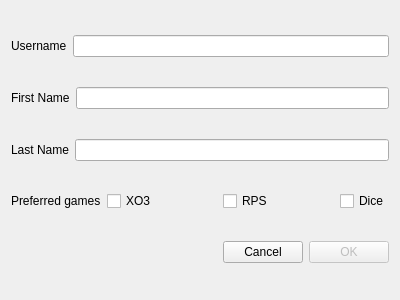
<?xml version="1.0" encoding="UTF-8"?>
<ui version="4.0">
 <class>AddUserDialog</class>
 <widget class="QDialog" name="AddUserDialog">
  <property name="windowModality">
   <enum>Qt::ApplicationModal</enum>
  </property>
  <property name="geometry">
   <rect>
    <x>0</x>
    <y>0</y>
    <width>400</width>
    <height>300</height>
   </rect>
  </property>
  <property name="windowTitle">
   <string>Add User</string>
  </property>
  <property name="modal">
   <bool>true</bool>
  </property>
  <layout class="QVBoxLayout" name="verticalLayout_3">
   <item>
    <layout class="QVBoxLayout" name="verticalLayout_2">
     <item>
      <layout class="QHBoxLayout" name="horizontalLayout_6">
       <item>
        <widget class="QLabel" name="label_user_name">
         <property name="text">
          <string>Username</string>
         </property>
        </widget>
       </item>
       <item>
        <widget class="QLineEdit" name="lineEdit_user_name"/>
       </item>
      </layout>
     </item>
    </layout>
   </item>
   <item>
    <layout class="QHBoxLayout" name="horizontalLayout_7">
     <item>
      <widget class="QLabel" name="label_first_name">
       <property name="text">
        <string>First Name</string>
       </property>
      </widget>
     </item>
     <item>
      <widget class="QLineEdit" name="lineEdit_first_name"/>
     </item>
    </layout>
   </item>
   <item>
    <layout class="QHBoxLayout" name="horizontalLayout_8">
     <item>
      <widget class="QLabel" name="label_last_name">
       <property name="text">
        <string>Last Name</string>
       </property>
      </widget>
     </item>
     <item>
      <widget class="QLineEdit" name="lineEdit_last_name"/>
     </item>
    </layout>
   </item>
   <item>
    <layout class="QHBoxLayout" name="horizontalLayout_9">
     <item>
      <widget class="QLabel" name="label_preferred_games">
       <property name="text">
        <string>Preferred games</string>
       </property>
      </widget>
     </item>
     <item>
      <widget class="QCheckBox" name="checkBox_XO3">
       <property name="toolTip">
        <string>Tic-Tac-Toe</string>
       </property>
       <property name="text">
        <string>XO3</string>
       </property>
      </widget>
     </item>
     <item>
      <spacer name="horizontalSpacer_6">
       <property name="orientation">
        <enum>Qt::Horizontal</enum>
       </property>
       <property name="sizeHint" stdset="0">
        <size>
         <width>40</width>
         <height>20</height>
        </size>
       </property>
      </spacer>
     </item>
     <item>
      <widget class="QCheckBox" name="checkBox_RPS">
       <property name="toolTip">
        <string>Rock-Paper-Scissors</string>
       </property>
       <property name="text">
        <string>RPS</string>
       </property>
      </widget>
     </item>
     <item>
      <spacer name="horizontalSpacer_7">
       <property name="orientation">
        <enum>Qt::Horizontal</enum>
       </property>
       <property name="sizeHint" stdset="0">
        <size>
         <width>40</width>
         <height>20</height>
        </size>
       </property>
      </spacer>
     </item>
     <item>
      <widget class="QCheckBox" name="checkBox_Dice">
       <property name="toolTip">
        <string>Dice</string>
       </property>
       <property name="text">
        <string>Dice</string>
       </property>
      </widget>
     </item>
    </layout>
   </item>
   <item>
    <layout class="QHBoxLayout" name="horizontalLayout_10">
     <item>
      <spacer name="horizontalSpacer_2">
       <property name="orientation">
        <enum>Qt::Horizontal</enum>
       </property>
       <property name="sizeHint" stdset="0">
        <size>
         <width>40</width>
         <height>20</height>
        </size>
       </property>
      </spacer>
     </item>
     <item>
      <widget class="QPushButton" name="pushButton_cancel">
       <property name="text">
        <string>Cancel</string>
       </property>
      </widget>
     </item>
     <item>
      <widget class="QPushButton" name="pushButton_ok">
       <property name="enabled">
        <bool>false</bool>
       </property>
       <property name="text">
        <string>OK</string>
       </property>
       <property name="default">
        <bool>true</bool>
       </property>
      </widget>
     </item>
    </layout>
   </item>
  </layout>
 </widget>
 <tabstops>
  <tabstop>lineEdit_user_name</tabstop>
  <tabstop>lineEdit_first_name</tabstop>
  <tabstop>lineEdit_last_name</tabstop>
  <tabstop>checkBox_XO3</tabstop>
  <tabstop>checkBox_RPS</tabstop>
  <tabstop>checkBox_Dice</tabstop>
  <tabstop>pushButton_cancel</tabstop>
  <tabstop>pushButton_ok</tabstop>
 </tabstops>
 <resources/>
 <connections>
  <connection>
   <sender>lineEdit_user_name</sender>
   <signal>textChanged(QString)</signal>
   <receiver>AddUserDialog</receiver>
   <slot>canGoAhead()</slot>
   <hints>
    <hint type="sourcelabel">
     <x>136</x>
     <y>35</y>
    </hint>
    <hint type="destinationlabel">
     <x>-1</x>
     <y>60</y>
    </hint>
   </hints>
  </connection>
  <connection>
   <sender>lineEdit_first_name</sender>
   <signal>textChanged(QString)</signal>
   <receiver>AddUserDialog</receiver>
   <slot>canGoAhead()</slot>
   <hints>
    <hint type="sourcelabel">
     <x>209</x>
     <y>99</y>
    </hint>
    <hint type="destinationlabel">
     <x>-5</x>
     <y>118</y>
    </hint>
   </hints>
  </connection>
  <connection>
   <sender>lineEdit_last_name</sender>
   <signal>textChanged(QString)</signal>
   <receiver>AddUserDialog</receiver>
   <slot>canGoAhead()</slot>
   <hints>
    <hint type="sourcelabel">
     <x>247</x>
     <y>155</y>
    </hint>
    <hint type="destinationlabel">
     <x>1</x>
     <y>177</y>
    </hint>
   </hints>
  </connection>
  <connection>
   <sender>checkBox_XO3</sender>
   <signal>stateChanged(int)</signal>
   <receiver>AddUserDialog</receiver>
   <slot>canGoAhead()</slot>
   <hints>
    <hint type="sourcelabel">
     <x>137</x>
     <y>212</y>
    </hint>
    <hint type="destinationlabel">
     <x>-2</x>
     <y>243</y>
    </hint>
   </hints>
  </connection>
  <connection>
   <sender>checkBox_RPS</sender>
   <signal>stateChanged(int)</signal>
   <receiver>AddUserDialog</receiver>
   <slot>canGoAhead()</slot>
   <hints>
    <hint type="sourcelabel">
     <x>249</x>
     <y>212</y>
    </hint>
    <hint type="destinationlabel">
     <x>2</x>
     <y>278</y>
    </hint>
   </hints>
  </connection>
  <connection>
   <sender>checkBox_Dice</sender>
   <signal>stateChanged(int)</signal>
   <receiver>AddUserDialog</receiver>
   <slot>canGoAhead()</slot>
   <hints>
    <hint type="sourcelabel">
     <x>362</x>
     <y>212</y>
    </hint>
    <hint type="destinationlabel">
     <x>401</x>
     <y>212</y>
    </hint>
   </hints>
  </connection>
  <connection>
   <sender>pushButton_cancel</sender>
   <signal>clicked()</signal>
   <receiver>AddUserDialog</receiver>
   <slot>close()</slot>
   <hints>
    <hint type="sourcelabel">
     <x>297</x>
     <y>272</y>
    </hint>
    <hint type="destinationlabel">
     <x>295</x>
     <y>287</y>
    </hint>
   </hints>
  </connection>
  <connection>
   <sender>pushButton_ok</sender>
   <signal>clicked()</signal>
   <receiver>AddUserDialog</receiver>
   <slot>accept()</slot>
   <hints>
    <hint type="sourcelabel">
     <x>368</x>
     <y>272</y>
    </hint>
    <hint type="destinationlabel">
     <x>367</x>
     <y>287</y>
    </hint>
   </hints>
  </connection>
 </connections>
 <slots>
  <slot>canGoAhead()</slot>
 </slots>
</ui>
